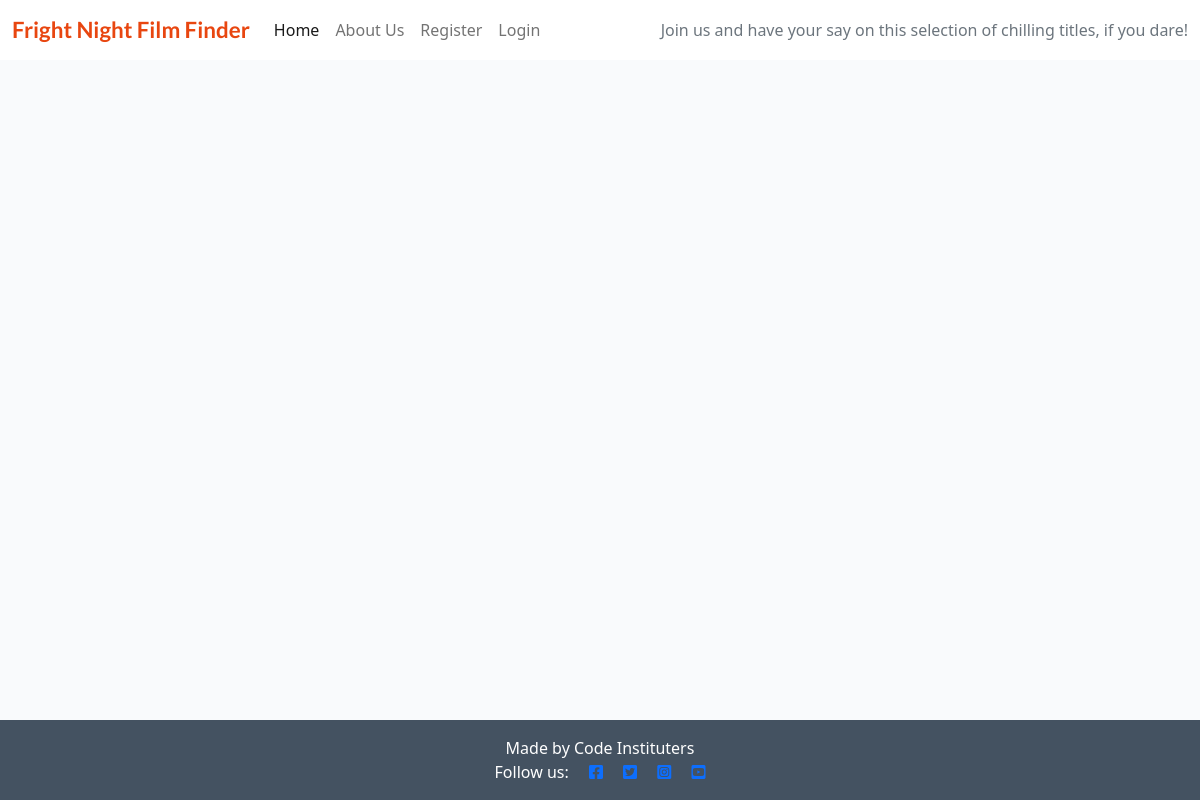
The app's page /, older data.
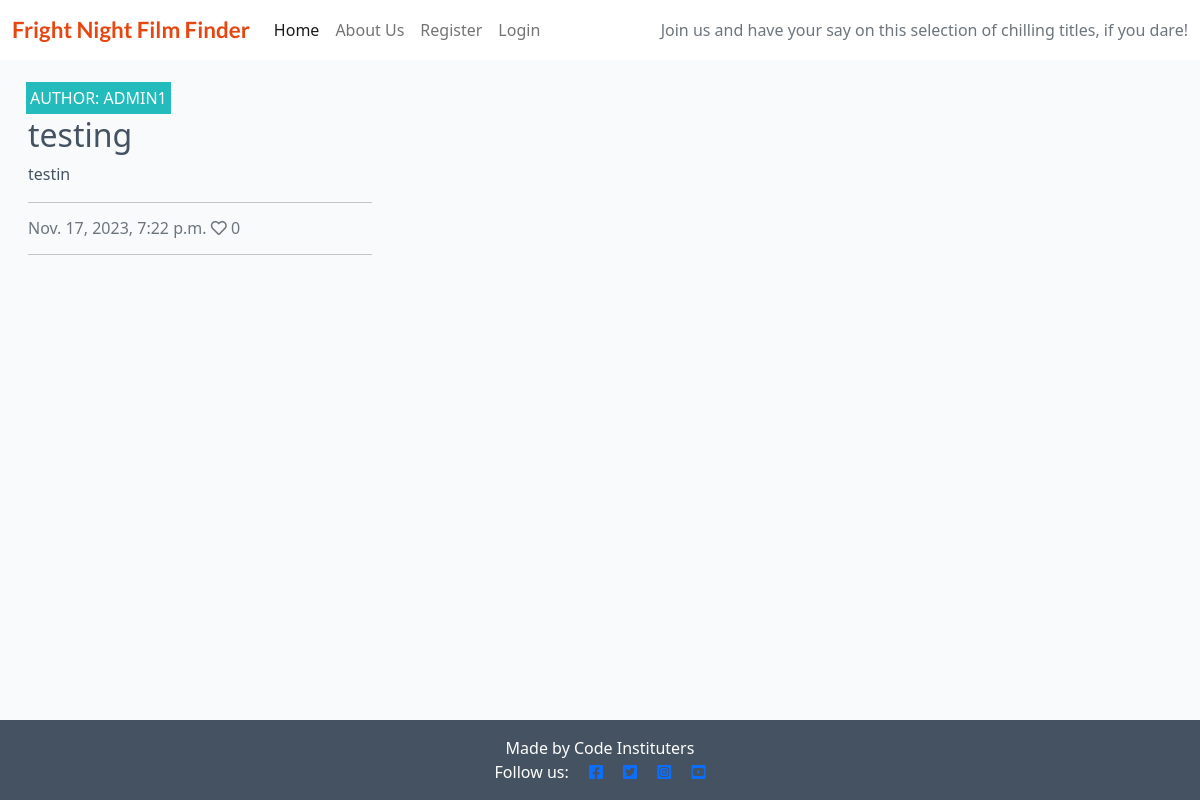
The same page, newer data.
### FNFFapp/models.py (models this page shows, shortened)
class Post(models.Model):
    title = models.CharField(max_length=150, unique=True)
    slug = models.SlugField(max_length=150, unique=True,)
    author = models.ForeignKey(User, on_delete=models.CASCADE, related_name='blog_posts')
    featured_image = CloudinaryField('image', default='placeholder')
    excerpt = models.TextField(blank=True)
    updated_on = models.DateTimeField(auto_now=True)
    content = models.TextField()
    created_on = models.DateTimeField(auto_now_add=True)
    status = models.IntegerField(choices=STATUS, default=1)
    likes = models.ManyToManyField(User, related_name='blogpost_like', blank=True)
    class Meta:
        ordering = ['-created_on']
    def number_of_likes(self):
        return self.likes.count()

### FNFFapp/views.py (the view)
# urls.py: path('', views.PostList.as_view(), name='home'),
class PostList(generic.ListView):
    model = Post
    queryset = Post.objects.filter(status=1).order_by('-created_on')
    template_name = 'index.html'
    paginate_by = 6

### templates/index.html (shortened to what this page needs)
{% extends "base.html" %}
{% block content %}
<div class="container-fluid">
    <div class="row">
        <div class="col-12 mt-3 left">
            <div class="row">
            {% for post in post_list %}
                <div class="col-md-4">
                    <div class="card mb-4">
                        <div class="card-body">
                            <div class="image-container">
                                <div class="image-flash">
                                    <p class="author">Author: {{ post.author }}</p>
                                </div>
                            </div>
                            <a href="{% url 'post_detail' post.slug %}" class="post-link">
                                <h2 class="card-title">{{ post.title }}</h2>
                                <p class="card-text">{{ post.excerpt }}</p>
                            </a>
                            <hr />
                            <p class="card-text text-muted h6">{{ post.created_on}} <i class="far fa-heart"></i>
                                {{ post.number_of_likes }}</p>
                            <hr />
                        </div>
                    </div>
                </div>
                {% endfor %}
            </div>
        </div>
    </div>
</div>
{%endblock%}

### templates/base.html (shortened to what this page needs)
{% load static %}
<!DOCTYPE html>
<html class="h-100">
<head>
    <link rel="stylesheet" href="https://cdnjs.cloudflare.com/ajax/libs/font-awesome/5.15.3/css/all.min.css">
    <link href="https://cdn.jsdelivr.net/npm/bootstrap@5.0.1/dist/css/bootstrap.min.css" rel="stylesheet"
>
    <link rel="stylesheet" href="{% static 'css/style.css' %}">
</head>
<body class="d-flex flex-column h-100 main-bg">
    <nav class="navbar navbar-expand-lg navbar-light bg-white">
        <div class="container-fluid">
            <a class="navbar-brand" href="{% url 'home' %}"><span class="brand red-o">Fright Night Film Finder</span></a>
            <div class="collapse navbar-collapse" id="navbarText">
                <ul class="navbar-nav me-auto mb-2 mb-lg-0">
                    <li class="nav-item">
                        <a class="nav-link active" aria-current="page" href="{% url 'home' %}">Home</a>
                    </li>
                    <li class="nav-item">
                        <a class="nav-link" href="{% url 'about' %}">About Us</a>
                    </li>
                    {% if user.is_authenticated %}
                    <li class="nav-item">
                        <a class="nav-link" href="{% url 'account_logout' %}">Logout</a>
                    </li>
                    {% else %}
                    <li class="nav-item">
                        <a class="nav-link" href="{% url 'account_signup' %}">Register</a>
                    </li>
                    <li class="nav-item">
                        <a class="nav-link" href="{% url 'account_login' %}">Login</a>
                    </li>
                    {% endif %}
                </ul>
                <span class="navbar-text text-muted">
                    Join us and have your say on this selection of chilling titles, if you dare!
                </span>
            </div>
        </div>
    </nav>
    <main class="flex-shrink-0 main-bg">
        {% block content %}{% endblock content %}
    </main>
    <footer class="footer mt-auto py-3 dark-bg">
        <p class="m-0 text-center text-white">Made by Code Instituters</p>
        <p class="m-0 text-center text-white">Follow us: <a href="https://www.facebook.com" target="_blank"><i class="fab fa-facebook-square ms-3"></i></a>
            <a href="https://twitter.com" target="_blank"><i class="fab fa-twitter-square ms-3"></i></a>
            <a href="https://instagram.com" target="_blank"><i class="fab fa-instagram-square ms-3"></i></a>
            <a href="https://youtube.com" target="_blank"><i class="fab fa-youtube-square ms-3"></i></p></a>
    </footer>
</body>
</html>

### static/css/style.css (style rules this page uses)
body { background-color: #F9FAFC; }
.brand { font-family: Lato, sans-serif; font-size: 1.4rem; font-weight: 700; color: #4A4A4F; }
.red-o { color: #E84610; }
.dark-bg { background-color: #445261; }
.main-bg { background-color: #F9FAFC; }
.card { border: none; background-color: transparent; }
.image-container { position: relative; }
.image-flash { position: absolute; bottom: 5%; min-width: 30%; left: -2px; background-color: #23BBBB; }
.author { color: white; margin: 4px; text-transform: uppercase; }
.post-link { text-decoration: none; color: #445261; }

Row changes from the older to the newer data that the page shows:
added Post: author "ADMIN1", title "testing", excerpt "testin", created_on "Nov. 17, 2023, 7:22 p.m.", number_of_likes "0"
